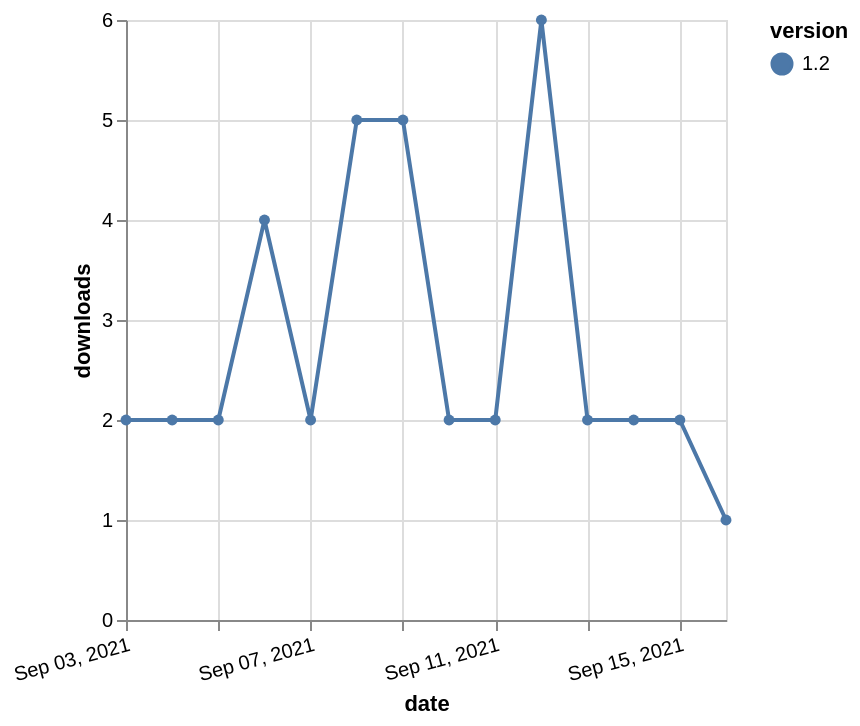

Describe this chart as a Vega-Lite specification.
### Vega-Lite specification from a JSON file in a GitHub repository (floating-point values rounded to 4 significant figures)
{"$schema": "https://vega.github.io/schema/vega-lite/v5.json", "description": "A simple bar chart with embedded data.", "data": {"values": [{"date": "2021-09-03", "total": 2941, "delta": 2, "version": "1.2"}, {"date": "2021-09-04", "total": 2943, "delta": 2, "version": "1.2"}, {"date": "2021-09-05", "total": 2945, "delta": 2, "version": "1.2"}, {"date": "2021-09-06", "total": 2949, "delta": 4, "version": "1.2"}, {"date": "2021-09-07", "total": 2951, "delta": 2, "version": "1.2"}, {"date": "2021-09-08", "total": 2956, "delta": 5, "version": "1.2"}, {"date": "2021-09-09", "total": 2961, "delta": 5, "version": "1.2"}, {"date": "2021-09-10", "total": 2963, "delta": 2, "version": "1.2"}, {"date": "2021-09-11", "total": 2965, "delta": 2, "version": "1.2"}, {"date": "2021-09-12", "total": 2971, "delta": 6, "version": "1.2"}, {"date": "2021-09-13", "total": 2973, "delta": 2, "version": "1.2"}, {"date": "2021-09-14", "total": 2975, "delta": 2, "version": "1.2"}, {"date": "2021-09-15", "total": 2977, "delta": 2, "version": "1.2"}, {"date": "2021-09-16", "total": 2978, "delta": 1, "version": "1.2"}]}, "width": "container", "mark": {"type": "line", "point": {"filled": true}}, "encoding": {"x": {"field": "date", "type": "temporal", "timeUnit": "yearmonthdate", "title": "date", "axis": {"labelAngle": -15}}, "y": {"field": "delta", "type": "quantitative", "title": "downloads"}, "color": {"field": "version", "type": "nominal"}, "tooltip": {"field": "delta"}}}
